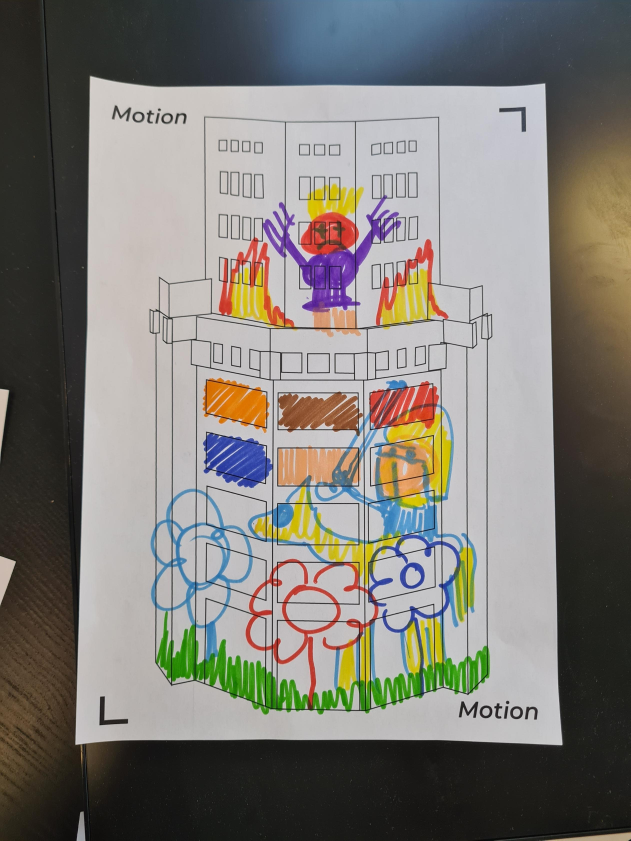
#> input picture input/TestGijs.jpeg, 2522 x 3362 px, given in place of the camera (shown at 1/4 size)
$ python webcam.py
#> lines starting #> are read from the running program, lines starting #| are printed output that depends on the picture; after the words box and inside, x2 and y2 are one past the last pixel; in counts of white or black regions, pixels touching at a corner belong together

import cv2 as cv
import numpy as np


last_biggest = []

def biggest_contour(contours):
    biggest = np.array([])
    max_area = 0
    for i in contours:
        area = cv.contourArea(i)
        if area > 2000:
            peri = cv.arcLength(i, True)
            approx = cv.approxPolyDP(i, 0.015 * peri, True)
            if area > max_area and len(approx) == 4:
                biggest = approx
                max_area = area
                print(area)


    return biggest


video = cv.VideoCapture(1)

while True:
    ret, frame = video.read()
#> frame is the input picture: shape (3362, 2522, 3); mean B, G, R 118.3, 124, 126.9


    img_original = frame.copy()

    # Image modification
    gray = cv.cvtColor(frame, cv.COLOR_BGR2GRAY)
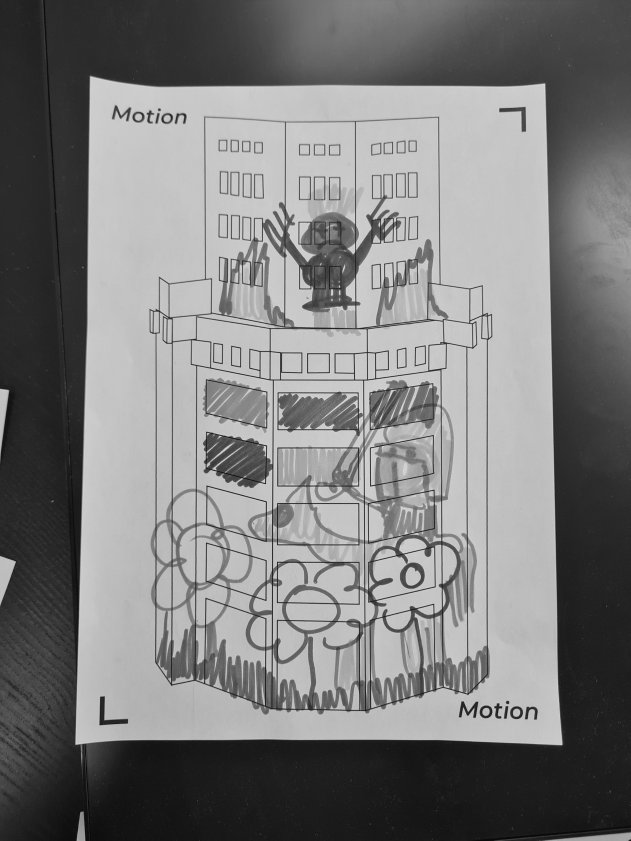
#> gray: shape (3362, 2522) (shown at 1/4 size); min 0, max 235, mean 124.3
    gray = cv.bilateralFilter(gray, 20, 30, 30)
    edged = cv.Canny(gray, 10, 20)
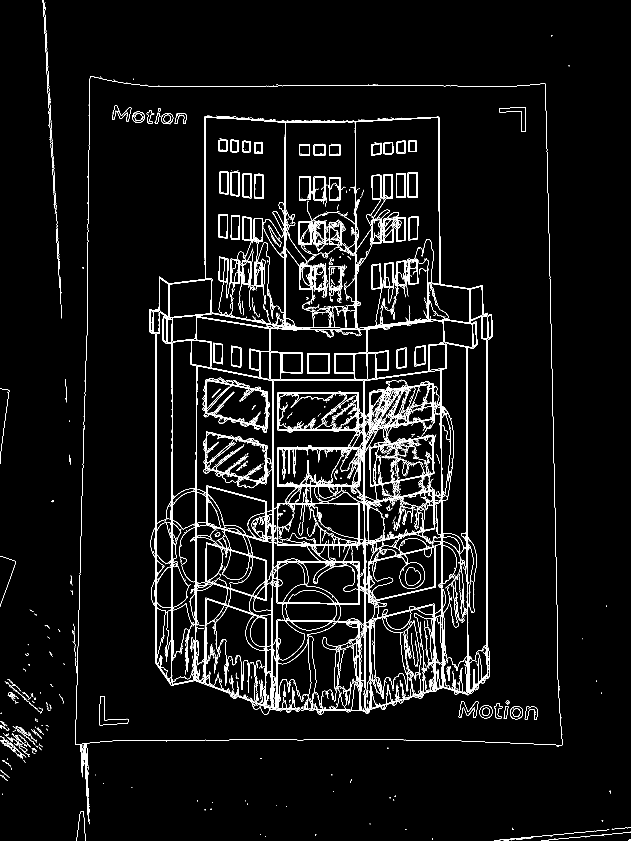
#> edged: shape (3362, 2522) (shown at 1/4 size); 2.6% white in thin lines or dots

    # Contour detection
    contours, hierarchy = cv.findContours(edged.copy(), cv.RETR_TREE, cv.CHAIN_APPROX_SIMPLE)
#> contours = 5318 contours, 4828 with area under 20; largest, box (x1, y1, x2, y2) and area: (1868, 1266, 1949, 2719) 96862, (1868, 1266, 1948, 2643) 96778, (1094, 1948, 1438, 2182) 55588, (1107, 2012, 1438, 2182) 55574, (1082, 1315, 1468, 1519) 54399
    contours = sorted(contours, key=cv.contourArea, reverse=True)[:10]
#> contours = 10 contours; largest, box (x1, y1, x2, y2) and area: (1868, 1266, 1949, 2719) 96862, (1868, 1266, 1948, 2643) 96778, (1094, 1948, 1438, 2182) 55588, (1107, 2012, 1438, 2182) 55574, (1082, 1315, 1468, 1519) 54399

    biggest = biggest_contour(contours)
#> the loop in biggest_contour, `for i in contours:` made 10 passes
#> (area, peri, biggest, max_area) on pass 2: (96778, 2946.5, [[1925, 1266], [1947, 2582], [1890, 2642], [1868, 1417]], 96778)
#> (area, peri, approx) on passes 1, 4, 7, 8, 9, 10: (96862.5, 3244.1, [[1923, 1266], [1869, 2034], [1927, 2718]]), (55573.5, 993.6, [[1108, 2014], [1435, 2012], [1437, 2180], [1110, 2181]]), (52017.5, 979.2, [[1112, 2016], [1112, 2177], [1434, 2175], [1432, 2016]]), (52014.5, 976.8, [[1112, 2017], [1431, 2016], [1434, 2175], [1113, 2177]]), (50759, 981.1, [[1109, 1792], [1109, 1945], [1436, 1945], [1435, 1790]]), (50757, 978.7, [[1109, 1792], [1434, 1790], [1436, 1944], [1110, 1945]])
#| 96778.0
#> after the loop in biggest_contour, `for i in contours:`: max_area = 96778
#> biggest = [[1925, 1266], [1947, 2582], [1890, 2642], [1868, 1417]]


   # when box is detected
#> (the run stopped early here; a loop or call above may not have finished)

$ run again, on input/pro.jpeg
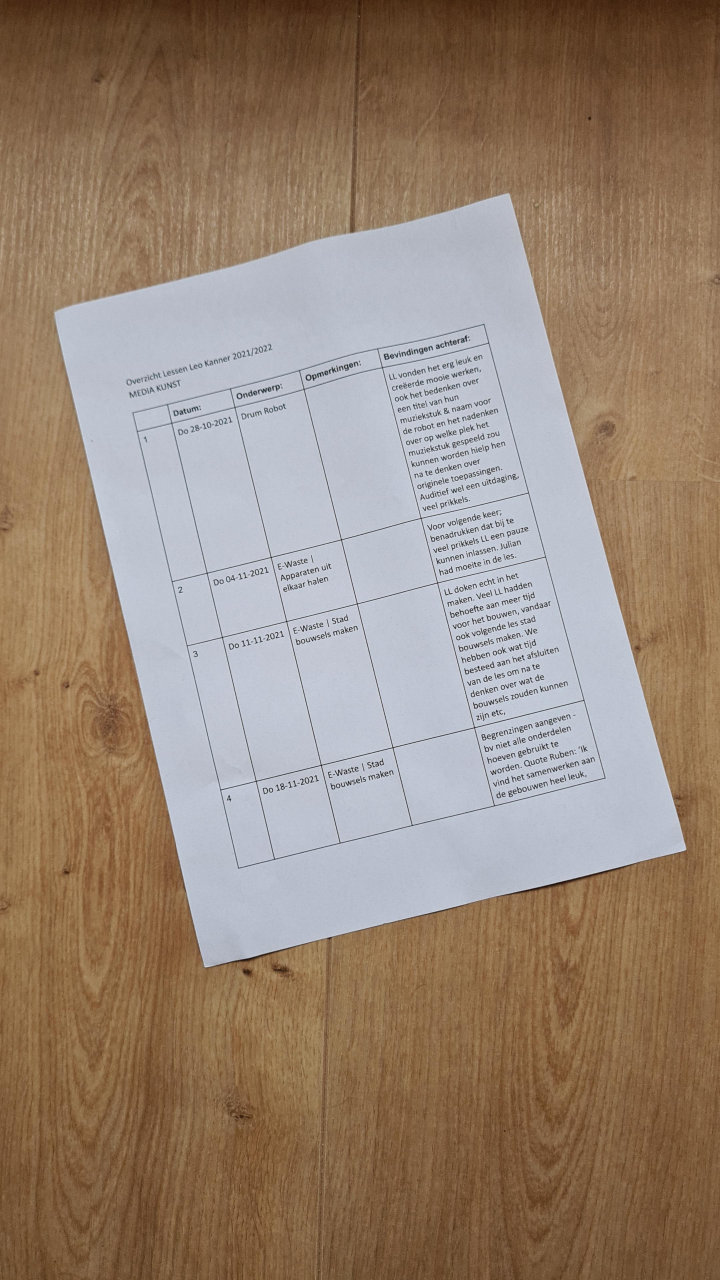
#> input picture input/pro.jpeg, 2160 x 3840 px, given in place of the camera (shown at 1/3 size)
#> frame is the input picture: shape (3840, 2160, 3); mean B, G, R 118, 134.2, 153
#> `gray = cv.cvtColor(frame, cv.COLOR_BGR2GRAY)`:
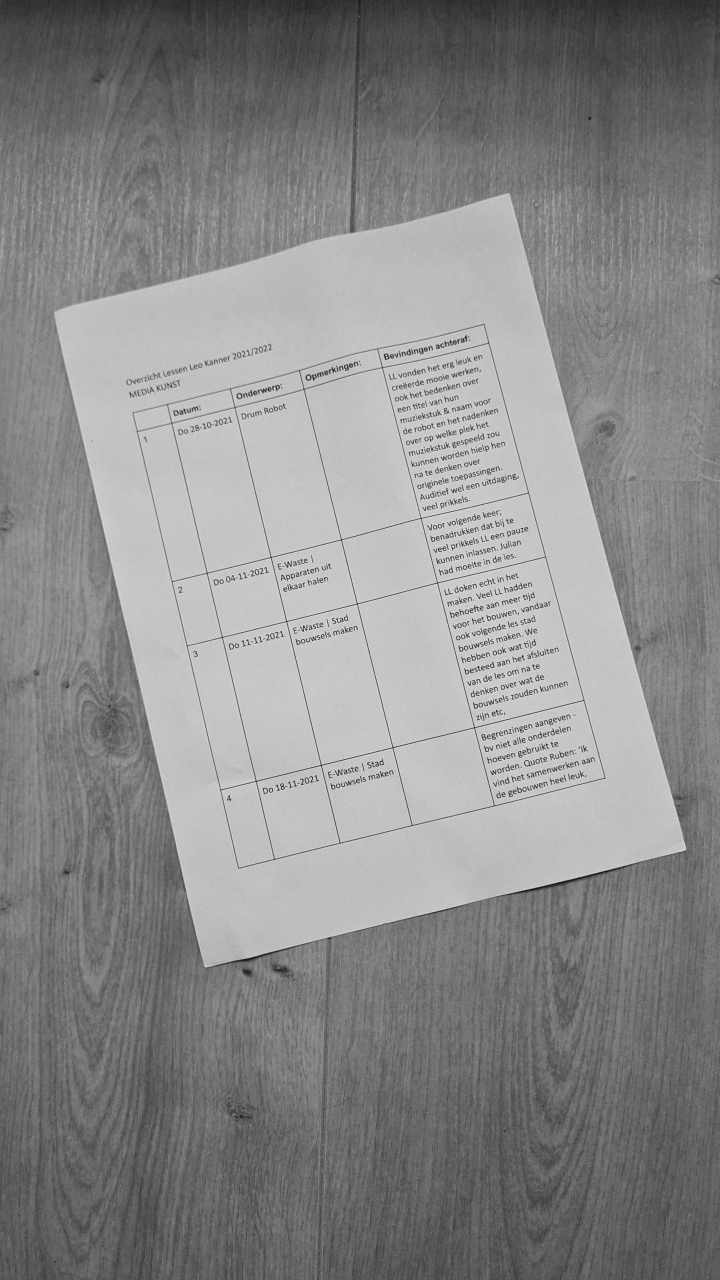
#> gray: shape (3840, 2160) (shown at 1/3 size); min 4, max 242, mean 138
#> `edged = cv.Canny(gray, 10, 20)`:
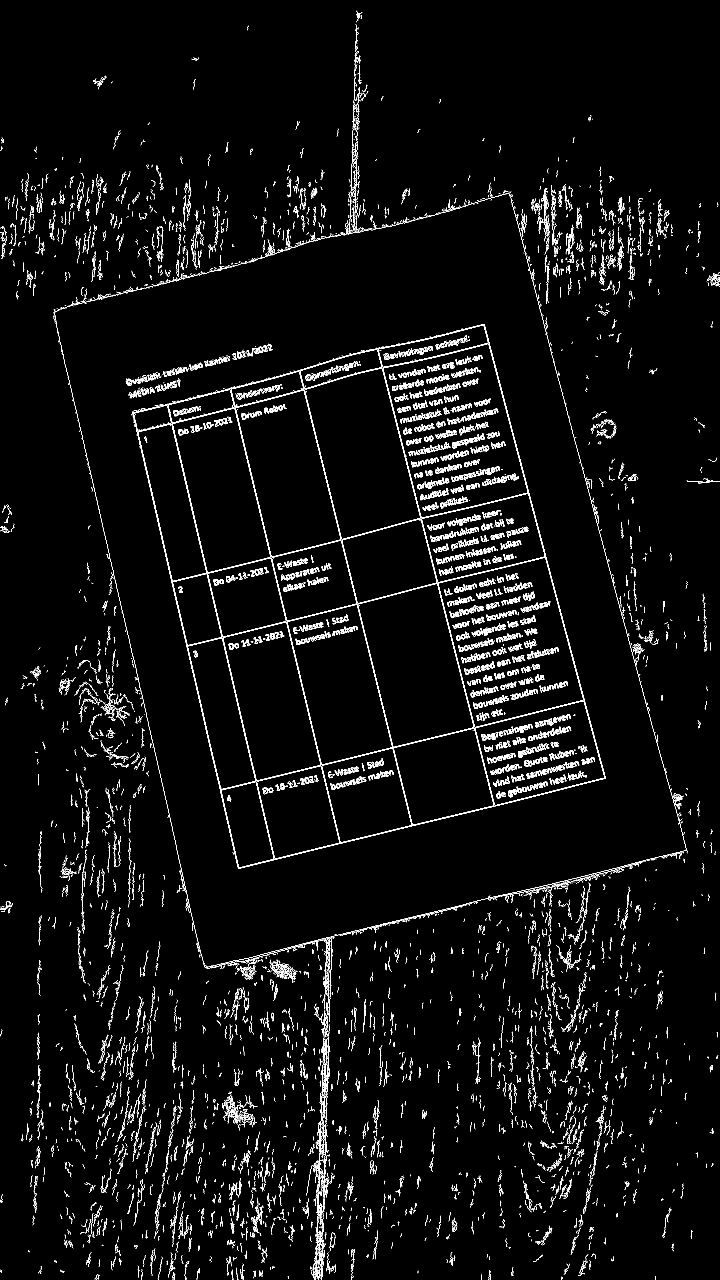
#> edged: shape (3840, 2160) (shown at 1/3 size); 2.5% white in thin lines or dots
#> `contours, hierarchy = cv.findContours(edged.copy(), cv.RETR_TREE, cv.C..`: contours = 8817 contours, 6887 with area under 20; largest, box (x1, y1, x2, y2) and area: (397, 972, 1817, 2606) 1564814, (1149, 1031, 1585, 1554) 151209, (1314, 1672, 1751, 2182) 148354, (914, 1105, 1262, 1618) 113210, (1073, 1750, 1422, 2242) 110208
#> `contours = sorted(contours, key=cv.contourArea, reverse=True)[:10]`: contours = 10 contours; largest, box (x1, y1, x2, y2) and area: (397, 972, 1817, 2606) 1564814, (1149, 1031, 1585, 1554) 151209, (1314, 1672, 1751, 2182) 148354, (914, 1105, 1262, 1618) 113210, (1073, 1750, 1422, 2242) 110208
#> the loop in biggest_contour, `for i in contours:` made 10 passes
#> (area, peri, biggest, max_area) on pass 1: (1564814.5, 5391.9, [[1453, 972], [397, 1238], [714, 2605], [1816, 2334]], 1564814.5)
#> (printed output is left out)
#> after the loop in biggest_contour, `for i in contours:`: max_area = 1564814.5
#> `biggest = biggest_contour(contours)`: biggest = [[1453, 972], [397, 1238], [714, 2605], [1816, 2334]]
